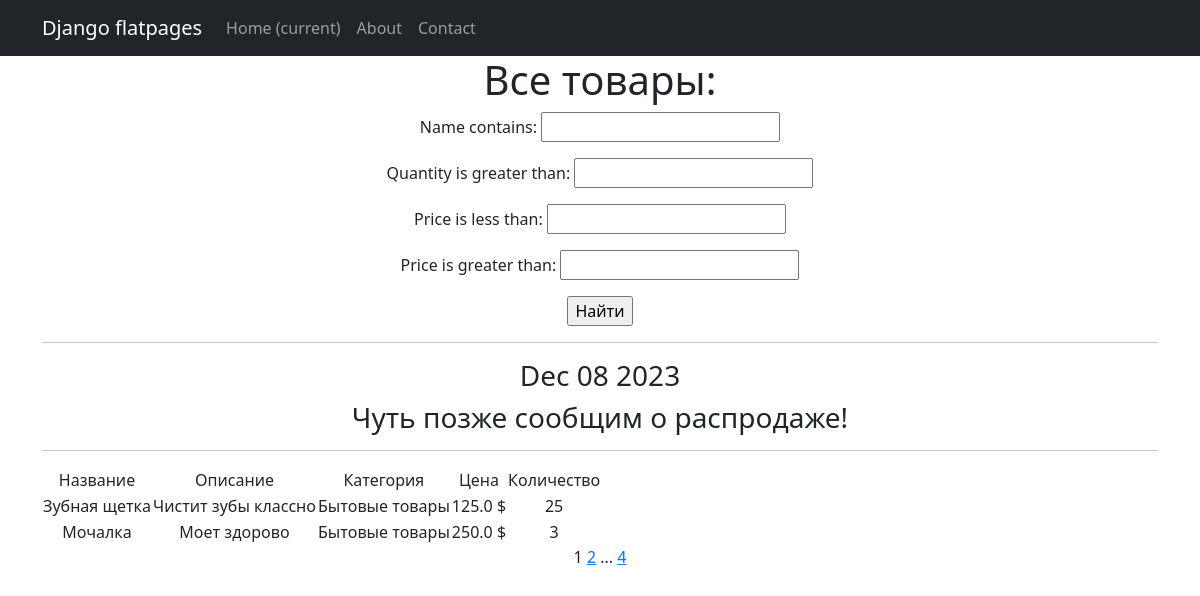
Before: /products/ with the older database file.
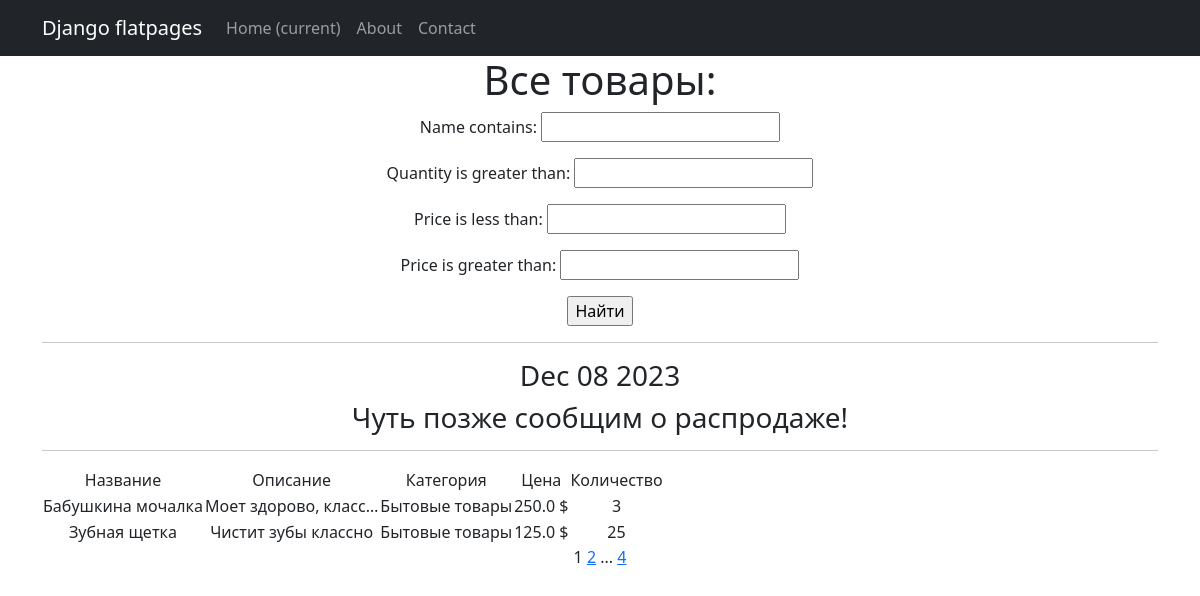
After: the same page with the newer database file.
### simpleapp/models.py (models this page shows, shortened)
class Product(models.Model):
    name = models.CharField(
        max_length=50,
        unique=True, # названия товаров не должны повторяться
    )
    description = models.TextField()
    quantity = models.IntegerField(
        validators=[MinValueValidator(0)],
    )
    category = models.ForeignKey(
        to='Category',
        on_delete=models.CASCADE,
        related_name='products', # все продукты в категории будут доступны через поле products
    )
    price = models.FloatField(
        validators=[MinValueValidator(0.0)],
    )

class Category(models.Model):
    name = models.CharField(max_length=100, unique=True)

### simpleapp/views.py (the view)
# urls.py: path('', ProductsList.as_view(), name='product_list'),
class ProductsList(ListView):
    model = Product
    ordering = 'name'
    template_name = 'products.html'
    context_object_name = 'products'
    paginate_by = 2 # вот так мы можем указать количество записей на странице
    def get_queryset(self):
        queryset = super().get_queryset()
        self.filterset = ProductFilter(self.request.GET, queryset)
        return self.filterset.qs
    def get_context_data(self,  **kwargs):
        context = super().get_context_data(**kwargs)
        context['time_now'] = datetime.utcnow()
        context['next_sale'] = None
        context['filterset'] = self.filterset
        return context

### simpleapp/templatetags/custom_filters.py (called while the page is built)
@register.filter()
def currency(value, code='rub'):
    postfix = CURRENCIES_SIMBOLS[code]
    return f'{value} {postfix}'

### simpleapp/templatetags/custom_tags.py (called while the page is built)
@register.simple_tag()
def current_time(format_string='%b %d %Y'):
    return datetime.utcnow().strftime(format_string)

@register.simple_tag(takes_context=True)
def url_replace(context, **kwargs):
    d = context['request'].GET.copy()
    for k, v in kwargs.items():
        d[k] = v
    return d.urlencode()

### templates/products.html (shortened to what this page needs)
{% extends 'flatpages/default.html' %}
{% load custom_filters %}
{% load custom_tags %}
{% block content %}
<h1>Все товары:</h1>
<form action="" method="get">
    {{ filterset.form.as_p }}
        <input type="submit" value="Найти">
</form>
<hr>
<h3>{% current_time '%b %d %Y' %}</h3>
<h3>{{ next_sale|default_if_none:"Чуть позже сообщим о распродаже!" }}</h3>
<hr>
    {% if products %}
        <table>
            <tr>
                <td>Название</td>
                <td>Описание</td>
                <td>Категория</td>
                <td>Цена</td>
                <td>Количество</td>
            </tr>
            {% for product in products %}
            <tr>
                <td>{{ product.name }}</td>
                <td>{{ product.description|truncatechars:20 }}</td>
                <td>{{ product.category.name }}</td>
                <td>{{ product.price|currency:'usd' }}</td>
                <td>{{ product.quantity }}</td>
            </tr>
            {% endfor %}
        </table>
    {% else %}
        <h2>Товаров нет!</h2>
    {% endif %}
    {{ page_obj.number }}
    {% if page_obj.has_next %}
        <a href="?{% url_replace page=page_obj.next_page_number %}">{{ page_obj.next_page_number }}</a>
        {% if paginator.num_pages != page_obj.next_page_number %}
            ...
            <a href="?{% url_replace page=page_obj.paginator.num_pages %}">{{ page_obj.paginator.num_pages }}</a>
        {% endif %}
    {% endif %}
{% endblock content %}

### templates/flatpages/default.html (shortened to what this page needs)
<!DOCTYPE html>
<html lang="en">
    <head>
        {% load static %}
        <link href="{% static 'css/styles.css' %}" rel="stylesheet" />
    </head>
    <body>
        <nav class="navbar navbar-expand-lg navbar-dark bg-dark static-top">
   <div class="container">
       <a class="navbar-brand" href="#">Django flatpages</a>
       <div class="collapse navbar-collapse" id="navbarResponsive">
           <ul class="navbar-nav ml-auto">
               <li class="nav-item active">
                   <a class="nav-link" href="#">Home
                       <span class="sr-only">(current)</span>
                   </a>
               </li>
               <li class="nav-item">
                   <a class="nav-link" href="/about/">About</a>
               </li>
               <li class="nav-item">
                   <a class="nav-link" href="/contacts/">Contact</a>
               </li>
           </ul>
       </div>
   </div>
</nav>
        <div class="container">
   <div class="row">
       <div class="col-lg-12 text-center">
           {% block content %}{% endblock content %}
       </div>
   </div>
</div>
    </body>
</html>

Changed rows visible on the page:
changed Product: name "Мочалка" → "Бабушкина мочалка"; description "Моет здорово" → "Моет здорово, класс…"; moves up the list
